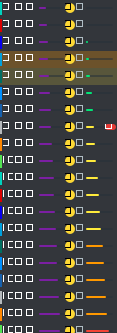
#> input picture render_smoke.png, 117 x 333 px, given in place of with_hud.png, which was not available
$ python sample_team_bars.py
#> lines starting #> are read from the running program, lines starting #| are printed output that depends on the picture; pictures that were not available may be replaced by others from this repository, and a replacement may not be noted
"""Sample team color bar pixels from with_hud.png to diagnose the 'hepsi aynı renk' bug.

Reads the 4K overlay screenshot and averages a small RGB patch inside each row's
team bar (x in 20..30, within row bounds). Prints hex color per row so we can tell
whether colors are actually different (rendering working) or uniform (real bug).
"""
from __future__ import annotations

from pathlib import Path

from PIL import Image

ROOT = Path(__file__).resolve().parent.parent
IMG_PATH = ROOT / "with_hud.png"
OUT_CROP = ROOT / "with_hud_leaderboard_crop.png"

# layout.json base 4K
ORIGIN_X, ORIGIN_Y = 20, 200
WIDTH, HEIGHT = 360, 1600
ROW_HEIGHT = 80
TOP_ACCENT = 6
TEAM_BAR_X_IN = 2  # inside panel, after flush-left panel edge
TEAM_BAR_W = 10
ROW_COUNT = 20


def sample_color(img: Image.Image, x: int, y: int, w: int, h: int) -> tuple[int, int, int]:
    patch = img.crop((x, y, x + w, y + h))
    # mean RGB
    pixels = list(patch.getdata())
    r = sum(p[0] for p in pixels) // len(pixels)
    g = sum(p[1] for p in pixels) // len(pixels)
    b = sum(p[2] for p in pixels) // len(pixels)
    return r, g, b


def main() -> int:
    img = Image.open(IMG_PATH).convert("RGB")
    # Crop leaderboard area for visual inspection
    crop = img.crop((ORIGIN_X, ORIGIN_Y, ORIGIN_X + WIDTH, ORIGIN_Y + HEIGHT))
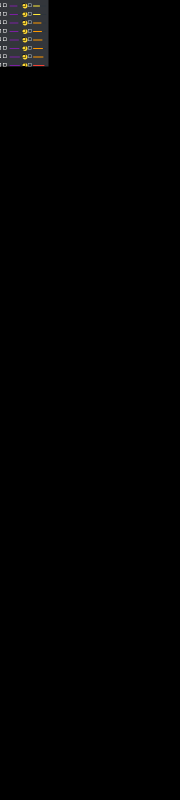
#> crop: PIL image 360x1600 RGB (shown at 1/2 size); mean R, G, B 1.6, 1.5, 1.5
    crop.save(OUT_CROP)
    print(f"Saved crop: {OUT_CROP.name} ({crop.size})")
#| Saved crop: with_hud_leaderboard_crop.png ((360, 1600))

    print(f"\n{'row':>3} {'y_center':>8} {'hex':>8} {'r':>3} {'g':>3} {'b':>3}")
    seen = set()
    for row in range(ROW_COUNT):
        # row top within leaderboard panel
        row_top = TOP_ACCENT + row * ROW_HEIGHT
        # abs coords
        x = ORIGIN_X + TEAM_BAR_X_IN
        y = ORIGIN_Y + row_top + 20  # skip top padding, sample mid-row
        r, g, b = sample_color(img, x, y, TEAM_BAR_W - 2, 30)
        hx = f"#{r:02X}{g:02X}{b:02X}"
        seen.add(hx)
        print(f"{row+1:>3} {y:>8} {hx:>8} {r:>3} {g:>3} {b:>3}")
#> this loop made 20 passes
#> (r, g, b, hx) on passes 1 to 12: (68, 71, 76, '#44474C'), (68, 70, 74, '#44464A'), (0, 0, 0, '#000000'), (0, 0, 0, '#000000'), (0, 0, 0, '#000000'), (0, 0, 0, '#000000'), (0, 0, 0, '#000000'), (0, 0, 0, '#000000'), (0, 0, 0, '#000000'), (0, 0, 0, '#000000'), (0, 0, 0, '#000000'), (0, 0, 0, '#000000')
#|   1      226  #44474C  68  71  76
#|   2      306  #44464A  68  70  74
#|   3      386  #000000   0   0   0
#|   4      466  #000000   0   0   0
#|   5      546  #000000   0   0   0
#|   6      626  #000000   0   0   0
#|   7      706  #000000   0   0   0
#|   8      786  #000000   0   0   0
#> (further printed lines are left out)
#> after the loop, seen = 3 items

    print(f"\nDistinct colors sampled: {len(seen)}")
#| Distinct colors sampled: 3
    if len(seen) <= 2:
        print("→ VERIFIED: team color bars are effectively uniform — bug is real.")
    else:
        print(f"→ Multiple distinct colors detected — bug may be perception-only.")
    return 0


if __name__ == "__main__":
    raise SystemExit(main())
#> (the program exits here)

$ run again, on render_smoke_4k.png
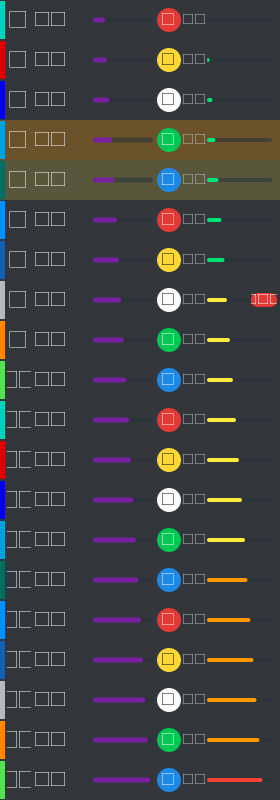
#> input picture render_smoke_4k.png, 560 x 1600 px, given in place of with_hud.png, which was not available (shown at 1/2 size)
#> in main, img is the input picture: PIL image 560x1600 RGB; mean R, G, B 64.6, 65.5, 66.2
#> in main, `crop = img.crop((ORIGIN_X, ORIGIN_Y, ORIGIN_X + WIDTH, ORIGIN_Y + HEIG..`:
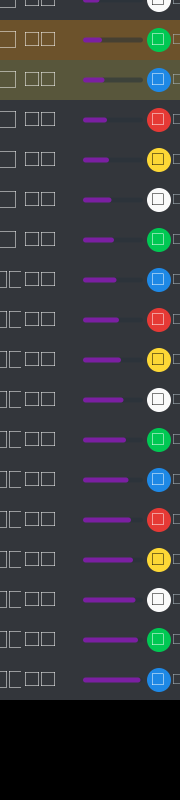
#> crop: PIL image 360x1600 RGB (shown at 1/2 size); mean R, G, B 57.5, 58.2, 59.8
#| Saved crop: with_hud_leaderboard_crop.png ((360, 1600))
#> the loop in main, `for row in range(ROW_COUNT):` made 20 passes
#> (r, g, b, hx) on passes 1 to 8: (81, 68, 50, '#514432'), (97, 84, 51, '#615433'), (68, 68, 59, '#44443B'), (51, 54, 59, '#33363B'), (51, 54, 59, '#33363B'), (51, 54, 59, '#33363B'), (51, 54, 59, '#33363B'), (51, 54, 59, '#33363B')
#> (printed output is left out)
#> after the loop in main, `for row in range(ROW_COUNT):`: seen = 6 items
#| Distinct colors sampled: 6
